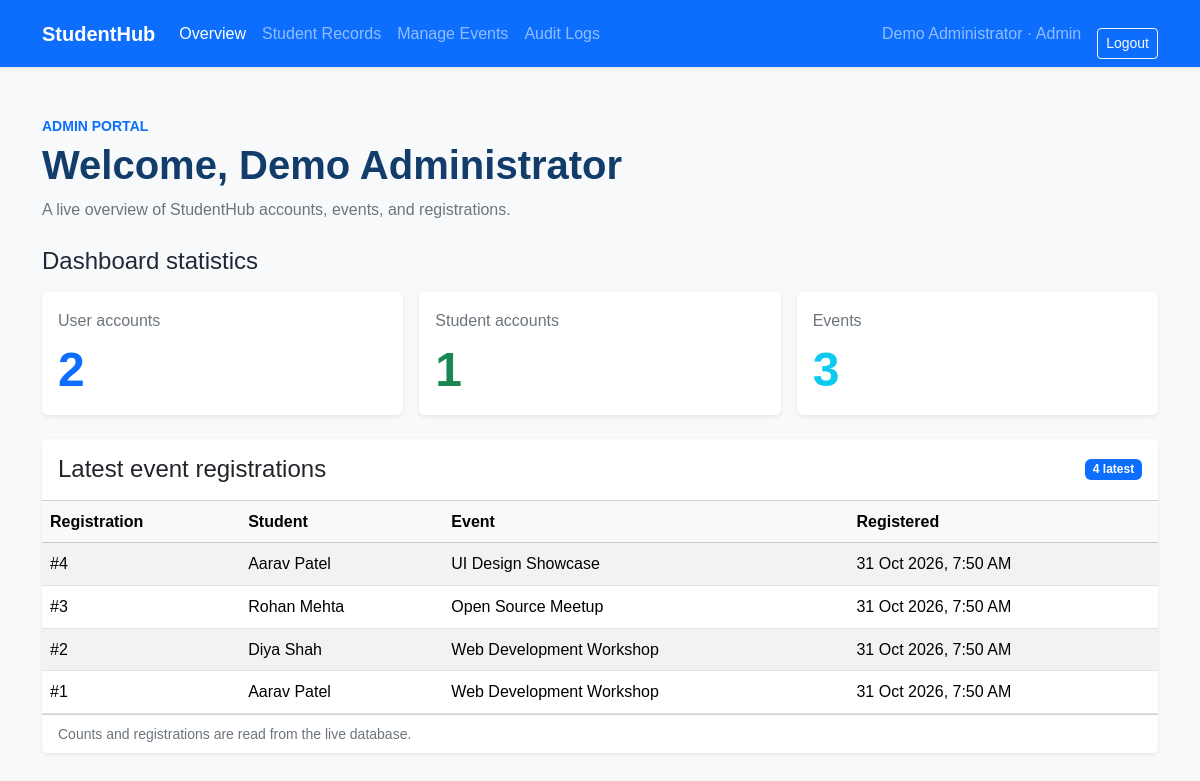
Page /dashboard.php (signed in) on the committed database.
### tables this page shows
CREATE TABLE `registrations` (
  `registration_id` int(10) unsigned NOT NULL AUTO_INCREMENT,
  `student_id` int(10) unsigned NOT NULL,
  `event_id` int(10) unsigned NOT NULL,
  `registered_at` timestamp NOT NULL DEFAULT current_timestamp(),
  PRIMARY KEY (`registration_id`),
  UNIQUE KEY `unique_student_event` (`student_id`,`event_id`),
  KEY `fk_registrations_event` (`event_id`),
  CONSTRAINT `fk_registrations_event` FOREIGN KEY (`event_id`) REFERENCES `events` (`event_id`) ON DELETE CASCADE ON UPDATE CASCADE,
  CONSTRAINT `fk_registrations_student` FOREIGN KEY (`student_id`) REFERENCES `students` (`student_id`) ON DELETE CASCADE ON UPDATE CASCADE
);

CREATE TABLE `students` (
  `student_id` int(10) unsigned NOT NULL AUTO_INCREMENT,
  `full_name` varchar(100) NOT NULL,
  `email` varchar(254) NOT NULL,
  `created_at` timestamp NOT NULL DEFAULT current_timestamp(),
  PRIMARY KEY (`student_id`),
  UNIQUE KEY `email` (`email`)
);

CREATE TABLE `events` (
  `event_id` int(10) unsigned NOT NULL AUTO_INCREMENT,
  `title` varchar(150) NOT NULL,
  `description` text NOT NULL,
  `event_date` datetime NOT NULL,
  `location` varchar(150) NOT NULL,
  `poster_path` varchar(255) DEFAULT NULL,
  `updated_at` timestamp NOT NULL DEFAULT current_timestamp() ON UPDATE current_timestamp(),
  PRIMARY KEY (`event_id`)
);

### auth_helpers.php (called while the page is built, shortened)
<?php
function escapeAuthHtml($value)
{
    return htmlspecialchars((string) $value, ENT_QUOTES | ENT_SUBSTITUTE, 'UTF-8');
}

### dashboard.php (the view, shortened to what this page needs)
<?php
require __DIR__ . '/auth_helpers.php';
$role = $_SESSION['role'];
$dashboardError = '';
$stats = null;
$latestRegistrations = [];
try {
    require __DIR__ . '/db.php';
    if ($role === 'Admin') {
        $statsResult = $mysqli->query(
            'SELECT
                (SELECT COUNT(*) FROM student_accounts) AS user_count,
                (SELECT COUNT(*) FROM student_accounts WHERE role = \'Student\') AS student_count,
                (SELECT COUNT(*) FROM events) AS event_count'
        );
        $stats = $statsResult->fetch_assoc();
        $registrations = $mysqli->query(
            'SELECT r.registration_id, s.full_name AS student_name, e.title AS event_title, r.registered_at
             FROM registrations r
             INNER JOIN students s ON s.student_id = r.student_id
             INNER JOIN events e ON e.event_id = r.event_id
             ORDER BY r.registered_at DESC, r.registration_id DESC
             LIMIT 6'
        );
        $latestRegistrations = $registrations->fetch_all(MYSQLI_ASSOC);
    }
} catch (RuntimeException | mysqli_sql_exception $exception) {
    error_log('StudentHub dashboard query failed: ' . $exception->getMessage());
    http_response_code(500);
    $dashboardError = 'Dashboard data is temporarily unavailable. Check the database connection and try again.';
}
$adminMenu = [
    ['label' => 'Overview', 'href' => 'dashboard.php'],
    ['label' => 'Student Records', 'href' => 'admin_dashboard.php'],
    ['label' => 'Manage Events', 'href' => 'event_management.php'],
    ['label' => 'Audit Logs', 'href' => 'audit_logs.php'],
];
$studentMenu = [
    ['label' => 'Overview', 'href' => 'dashboard.php'],
    ['label' => 'Student Home', 'href' => 'student_dashboard.php'],
    ['label' => 'Events', 'href' => 'pages/events.html'],
];
$menu = $role === 'Admin' ? $adminMenu : $studentMenu;
?>
<!doctype html>
<html lang="en">
<head>
  <link href="https://cdn.jsdelivr.net/npm/bootstrap@5.3.3/dist/css/bootstrap.min.css" rel="stylesheet">
  <link rel="stylesheet" href="style.css">
</head>
<body class="bg-body-tertiary">
  <nav class="navbar navbar-expand-lg navbar-dark bg-primary shadow-sm">
    <div class="container">
      <a class="navbar-brand fw-bold" href="dashboard.php">StudentHub</a>
      <div class="collapse navbar-collapse" id="dashboardMenu">
        <ul class="navbar-nav me-auto mb-2 mb-lg-0">
          <?php foreach ($menu as $item): ?>
            <li class="nav-item">
              <a class="nav-link <?= $item['href'] === 'dashboard.php' ? 'active' : '' ?>" href="<?= escapeAuthHtml($item['href']) ?>"><?= escapeAuthHtml($item['label']) ?></a>
            </li>
          <?php endforeach; ?>
        </ul>
        <span class="navbar-text me-lg-3"><?= escapeAuthHtml($_SESSION['full_name']) ?> · <?= escapeAuthHtml($role) ?></span>
        <form method="post" action="logout.php">
          <button type="submit" class="btn btn-outline-light btn-sm">Logout</button>
        </form>
      </div>
    </div>
  </nav>
  <main class="container py-4 py-lg-5">
    <header class="mb-4">
      <p class="text-uppercase text-primary fw-semibold small mb-1"><?= escapeAuthHtml($role) ?> portal</p>
      <h1 class="display-6 fw-bold mb-2">Welcome, <?= escapeAuthHtml($_SESSION['full_name']) ?></h1>
      <p class="text-secondary mb-0"><?= $role === 'Admin' ? 'A live overview of StudentHub accounts, events, and registrations.' : 'Your StudentHub links are tailored to your Student account.' ?></p>
    </header>
    <?php if ($dashboardError !== ''): ?>
      <div class="alert alert-danger" role="alert"><?= escapeAuthHtml($dashboardError) ?></div>
    <?php elseif ($role === 'Admin'): ?>
      <section aria-labelledby="statistics-title" class="mb-4">
        <h2 id="statistics-title" class="h4 mb-3">Dashboard statistics</h2>
        <div class="row g-3">
          <div class="col-12 col-md-4">
            <article class="card h-100 border-0 shadow-sm">
              <div class="card-body">
                <p class="text-secondary mb-2">User accounts</p>
                <p class="display-5 fw-bold text-primary mb-0"><?= number_format((int) $stats['user_count']) ?></p>
              </div>
            </article>
          </div>
          <div class="col-12 col-md-4">
            <article class="card h-100 border-0 shadow-sm">
              <div class="card-body">
                <p class="text-secondary mb-2">Student accounts</p>
                <p class="display-5 fw-bold text-success mb-0"><?= number_format((int) $stats['student_count']) ?></p>
              </div>
            </article>
          </div>
          <div class="col-12 col-md-4">
            <article class="card h-100 border-0 shadow-sm">
              <div class="card-body">
                <p class="text-secondary mb-2">Events</p>
                <p class="display-5 fw-bold text-info mb-0"><?= number_format((int) $stats['event_count']) ?></p>
              </div>
            </article>
          </div>
        </div>
      </section>
      <section class="card border-0 shadow-sm" aria-labelledby="registrations-title">
        <div class="card-header bg-white d-flex flex-wrap justify-content-between align-items-center gap-2 py-3">
          <h2 id="registrations-title" class="h4 mb-0">Latest event registrations</h2>
          <span class="badge text-bg-primary"><?= count($latestRegistrations) ?> latest</span>
        </div>
        <div class="table-responsive">
          <table class="table table-striped table-hover align-middle mb-0">
            <thead class="table-light">
              <tr><th scope="col">Registration</th><th scope="col">Student</th><th scope="col">Event</th><th scope="col">Registered</th></tr>
            </thead>
            <tbody>
              <?php foreach ($latestRegistrations as $registration): ?>
                <tr>
                  <td>#<?= escapeAuthHtml($registration['registration_id']) ?></td>
                  <td><?= escapeAuthHtml($registration['student_name']) ?></td>
                  <td><?= escapeAuthHtml($registration['event_title']) ?></td>
                  <td><?= escapeAuthHtml(date('d M Y, g:i A', strtotime($registration['registered_at']))) ?></td>
                </tr>
              <?php endforeach; ?>
            </tbody>
          </table>
        </div>
        <div class="card-footer bg-white text-secondary small">Counts and registrations are read from the live database.</div>
      </section>
    <?php endif; ?>
  </main>
</body>
</html>

### style.css (style rules this page uses)
* { box-sizing: border-box; }
body { margin: 0; min-height: 100vh; color: #1f2937; background: #f3f6fa; font: 16px/1.6 Arial, sans-serif; }
h1 { margin-top: 0; color: #123d6a; }
button, .button { display: inline-block; margin-top: 20px; padding: 10px 18px; border: 0; border-radius: 6px; color: #ffffff; background: #123d6a; font: inherit; font-weight: 700; text-decoration: none; cursor: pointer; }
a { color: #1769aa; }

### rows in the picture
registrations: registration_id "4", student.full_name "Aarav Patel", event.title "UI Design Showcase", registered_at "31 Oct 2026, 7:50 AM"
registrations: registration_id "3", student.full_name "Rohan Mehta", event.title "Open Source Meetup", registered_at "31 Oct 2026, 7:50 AM"
registrations: registration_id "2", student.full_name "Diya Shah", event.title "Web Development Workshop", registered_at "31 Oct 2026, 7:50 AM"
registrations: registration_id "1", student.full_name "Aarav Patel", event.title "Web Development Workshop", registered_at "31 Oct 2026, 7:50 AM"

### other values in the picture
escapeAuthHtml($item['label']) "Overview"
escapeAuthHtml($item['label']) "Student Records"
escapeAuthHtml($item['label']) "Manage Events"
escapeAuthHtml($item['label']) "Audit Logs"
escapeAuthHtml($_SESSION['full_name']) "Demo Administrator"
escapeAuthHtml($role) "Admin"
escapeAuthHtml($role) "ADMIN"
$stats['user_count'] "2"
$stats['student_count'] "1"
$stats['event_count'] "3"
count($latestRegistrations) "4"
